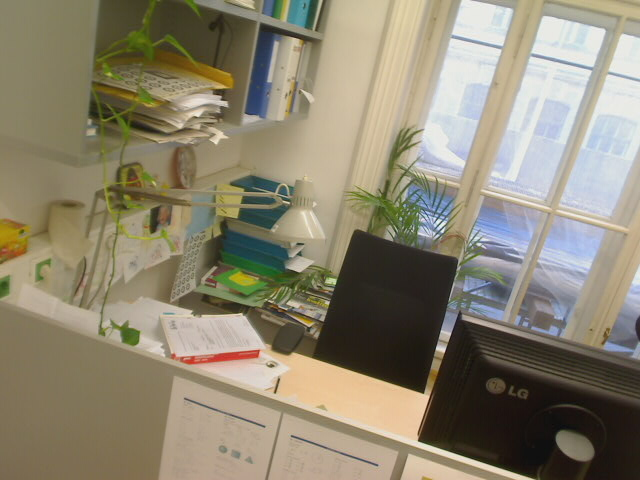
#> input picture exercise2/desk/Image-00.jpg, 640 x 480 px
$ python main_descriptors_image.py
#> lines starting #> are read from the running program, lines starting #| are printed output that depends on the picture
### exercise2/harris_corner.py
#!/usr/bin/env python3
# -*- coding: utf-8 -*-

""" Corner detection with the Harris corner detector

Author: Severin Jäger
MatrNr: 01613004
"""
import numpy as np
import cv2


def harris_corner(img, sigma1, sigma2, k, threshold):
    """ Detect corners using the Harris corner detector

    :param img: Grayscale input image
    :type img: np.ndarray with shape (height, width) with dtype = np.float32 and values in the range [0., 1.]

    :param sigma1: Sigma for the first Gaussian filtering
    :type sigma1: float

    :param sigma2: Sigma for the second Gaussian filtering
    :type sigma2: float

    :param k: Coefficient for harris formula
    :type k: float

    :param threshold: corner threshold
    :type threshold: float

    :return: (i_xx, i_yy, i_xy, g_xx, g_yy, g_xy, h_dense, h_nonmax, corners):
        i_xx: squared input image filtered with derivative of gaussian in x-direction
        i_yy: squared input image filtered with derivative of gaussian in y-direction
        i_xy: Multiplication of input image filtered with derivative of gaussian in x- and y-direction
        g_xx: i_xx filtered by larger gaussian
        g_yy: i_yy filtered by larger gaussian
        g_xy: i_xy filtered by larger gaussian
        h_dense: Result of harris calculation for every pixel. Array of same size as input image.
            Values normalized to 0-1
        h_nonmax: Binary mask of non-maxima suppression. Array of same size as input image.
            1 where values are NOT suppressed, 0 where they are.
        corners: n x 3 array containing all detected corners after thresholding and non-maxima suppression.
            Every row vector represents a corner with the elements [y, x, d]
            (d is the result of the harris calculation)
    :rtype: (np.ndarray, np.ndarray, np.ndarray, np.ndarray, np.ndarray, np.ndarray, np.ndarray, np.ndarray, np.ndarray)

    """

    ######################################################
    # Creating DoG
    kernel_width1 = 2 * round(3 * sigma1) + 1
    kernel1 = cv2.getGaussianKernel(kernel_width1, sigma1)
    gauss1 = np.outer(kernel1, kernel1.transpose())
    dog_x = np.gradient(gauss1, axis=1)
    dog_y = np.gradient(gauss1, axis=0)

    # Applying DoG
    i_x = cv2.filter2D(img, -1, dog_x, borderType=cv2.BORDER_REPLICATE)
    i_y = cv2.filter2D(img, -1, dog_y, borderType=cv2.BORDER_REPLICATE)
    i_xx = np.square(i_x)
    i_yy = np.square(i_y)
    i_xy = np.multiply(i_x, i_y)

    # Gaussian blurring
    kernel_width2 = 2 * round(3 * sigma2) + 1
    kernel2 = cv2.getGaussianKernel(kernel_width2, sigma2)
    gauss2 = np.outer(kernel2, kernel2.transpose())
    g_xx = cv2.filter2D(i_xx, -1, gauss2, borderType=cv2.BORDER_REPLICATE)
    g_yy = cv2.filter2D(i_yy, -1, gauss2, borderType=cv2.BORDER_REPLICATE)
    g_xy = cv2.filter2D(i_xy, -1, gauss2, borderType=cv2.BORDER_REPLICATE)

    # Calculating Harris features
    # R is defined as R = det(M) - k * trace(M)^2
    # For a 2x2 matrix M = [[a,b],[c,d]] the following relations hold:
    #   det(M) = a*d-b=c
    #   trace(M) = a+d
    # These simplifications yield the following line:
    r = np.multiply(g_xx, g_yy) - np.square(g_xy) - k * np.square(g_xx + g_yy)

    # Normalisation and thresholding
    r = r / np.max(r)
    r = np.where(r >= threshold, r, 0)

    # Non-maximum suppression
    r_non_max = non_max(r)

    # Collect corner points
    corners = np.argwhere(r_non_max == 1)
    # non_max returns binary values -> corners holds all coordinates of interest points
    corners_final = np.zeros((corners.shape[0], 3))
    corners_final[:, [0, 1]] = corners
    # additional column for corner strength (from non-binary matrix r)
    corners_final[:, 2] = r[corners_final[:, 0].astype(int), corners_final[:, 1].astype(int)]

    print("Found {:d} corners".format(corners_final.shape[0]))
    return i_xx, i_yy, i_xy, g_xx, g_yy, g_xy, r, r_non_max, corners_final
    ######################################################


def non_max(corners: np.array) -> np.array:
    """ Apply Non-Maxima Suppression and return an corner image.

    Filter out all the values of the corners array which are not local maxima.

    :param corners: Harris corner strength of the image in range [0.,1.]
    :type corners: np.array with shape (height, width) with dtype = np.float32 and values in the range [0., 1.]

    :return: Non-Maxima suppressed corners
    :rtype: np.array with shape (height, width) with dtype = np.float32 and values in the range [0., 1.]
    """
    ######################################################
    corners_e = np.roll(corners, axis=0, shift=-1)              # corners(x+1,y)
    corners_ne = np.roll(corners, axis=(0, 1), shift=(-1, -1))  # corners(x+1,y+1)
    corners_n = np.roll(corners, axis=1, shift=-1)              # corners(x,y+1)
    corners_nw = np.roll(corners, axis=(0, 1), shift=(1, -1))   # corners(x-1,y+1)
    corners_w = np.roll(corners, axis=0, shift=1)               # corners(x-1,y)
    corners_sw = np.roll(corners, axis=(0, 1), shift=(1, 1))    # corners(x-1,y-1)
    corners_s = np.roll(corners, axis=1, shift=1)               # corners(x,y-1)
    corners_se = np.roll(corners, axis=(0, 1), shift=(-1, 1))   # corners(x+1,y-1)

    # 1 if greater than all neighbours, 0 otherwise
    # >= treat the case of two neighbouring pixels with the same strength (otherwise none of them is detected as corner)
    corners_non_max = np.where(np.logical_and(corners >= corners_e, np.logical_and(corners >= corners_ne,
                            np.logical_and(corners >= corners_n, np.logical_and(corners >= corners_nw,
                            np.logical_and(corners > corners_w, np.logical_and(corners > corners_sw,
                            np.logical_and(corners > corners_s, corners > corners_se))))))), 1, 0)
    ######################################################
    return corners_non_max

### exercise2/descriptor_functions.py
#!/usr/bin/env python3
# -*- coding: utf-8 -*-

""" Descriptor functions

Author: Severin Jäger
MatrNr: 01613004
"""
from typing import Callable

import numpy as np
import cv2

from helper_functions import circle_mask


# [58 lines left out: functions patch_basic, patch_norm, patch_sort, patch_sort_circle, not called in this run]
    ######################################################


def block_orientations(patch: np.ndarray) -> np.ndarray:
    """ Compute orientation-histogram based descriptor from a patch

    Orientation histograms from 16 4 x 4 blocks of the patch, concatenated in row major order (1 x 128).
    Each orientation histogram should consist of 8 bins in the range [-pi, pi], each bin being weighted by the sum of
    gradient magnitudes of pixel orientations assigned to that bin.

    :param patch: Patch of the image around a corner
    :type patch: np.ndarray with shape (16, 16)

    :return: Orientation-histogram based Descriptor
    :rtype: np.ndarray with shape (1, 128)
    """
    ######################################################
    dx, dy = np.gradient(patch)
    grad = np.sqrt(np.square(dx) + np.square(dy))
    orientations = np.arctan2(dy, dx)

    # 8 bins of the histogram
    bins = np.array(
        [-np.pi, -3 / 4 * np.pi, -1 / 2 * np.pi, -1 / 4 * np.pi, 0, 1 / 4 * np.pi, 1 / 2 * np.pi, 3 / 4 * np.pi])
    orientations_binned = np.digitize(orientations, bins)

    hist = np.zeros((1, 0))
    for x in range(4):
        for y in range(4):
            grad_block = grad[4 * x:4 * x + 4, 4 * y:4 * y + 4]
            binned = orientations_binned[4*x:4*x+4, 4*y:4*y+4]
            h = np.zeros((1, bins.size))
            for i in range(bins.size):
                # histogram weight = gradient (achieved by multiplication)
                orientations_i = np.multiply(np.where(binned == i+1, 1, 0), grad_block)
                # reduce orientations_i matrix
                h[0, i] = np.sum(orientations_i)
            h_max = np.max(h)
            if h_max != 0.0:
                h = h / h_max
            hist = np.hstack((hist, h))
    return hist

    ######################################################


def compute_descriptors(descriptor_func: Callable,
                        img: np.ndarray,
                        locations: np.ndarray,
                        patch_size: int) -> (np.ndarray, np.ndarray):
    """ Calculate the given descriptor using descriptor_func on patches of the image, centred on the locations provided

    :param descriptor_func: Descriptor to compute at each location
    :type descriptor_func: function

    :param img: Grayscale input image
    :type img: np.ndarray with shape (height, width) with dtype = np.float32 and values in the range [0., 1.]

    :param locations: Locations at which to compute the descriptors (n x 2)
    :type locations: np.ndarray with the shape (n x 2). First column is y (row), second is x (column).

    :param patch_size: Value defining the width and height of the patch around each location
        to pass to the descriptor function.
    :type patch_size: int

    :return: (interest_points, descriptors):
        interest_points: k x 2 array containing the image coordinates [y,x] of the corners.
            Locations too close to the image boundary to cut out the image patch should not be contained.
        descriptors: k x <patch_size^2> matrix containing the patch descriptors.
            Each row vector stores the concatenated column vectors of the image patch around each corner.
            Corners too close to the image boundary to cut out the image patch should not be contained.
    :rtype: (np.ndarray, np.ndarray)
    """
    ######################################################
    x_max = img.shape[0]
    y_max = img.shape[1]

    interest_points = np.zeros((0, 2))
    if descriptor_func == block_orientations:
        width = 128
    else:
        width = patch_size * patch_size
    if patch_size % 2 == 0:  # handle 16x16 patches by shifting the patch half a pixel to the bottom right
        d1 = int((patch_size - 1) / 2)
        d2 = int((patch_size - 1) / 2) + 1
    else:
        d1 = int((patch_size - 1) / 2)
        d2 = d1

    descriptors = np.zeros((0, width))
    for location in locations:  # iterate over interest points
        x = int(location[0])
        y = int(location[1])
        # only calculate patch if all patch pixels are within the image
        if (x-d1) > 0 and (x+d2) < x_max and (y-d1) > 0 and (y+d2) < y_max:
            patch = img[x-d1:x+d2+1, y-d1:y+d2+1]
            descriptor = descriptor_func(patch)
            interest_points = np.vstack((interest_points, np.array([x, y])))  # add element
            descriptors = np.vstack((descriptors, descriptor))  # add element

    return interest_points, descriptors
    ######################################################

### exercise2/match_descriptors.py
#!/usr/bin/env python3
# -*- coding: utf-8 -*-

""" Match descriptors in two images

Author: Severin Jäger
MatrNr: 01613004
"""
import numpy as np
import cv2


def match_descriptors(descriptors_1: np.ndarray, descriptors_2: np.ndarray, best_only: bool) -> np.ndarray:
    """ Find matches for patch descriptors

    :param descriptors_1: Patch descriptors of first image
    :type descriptors_1: np.ndarray with shape (m, n) containing m descriptors of length n

    :param descriptors_2: Patch descriptor of second image
    :type descriptors_2: np.ndarray with shape (m, n) containing m descriptors of length n

    :param best_only: If True, only keep the best match for each descriptor
    :type best_only: Boolean

    :return: Array representing the successful matches. Each row contains the indices of the matches descriptors
    :rtype: np.ndarray with shape (k, 2) with k being the number of matches
    """
    ######################################################

    # I did not use best_only, as its meaning is not clearly specified for me (and its not used by the calling function)

    matches = np.zeros((0, 2))
    for i, desc1 in enumerate(descriptors_1):
        best_idx = 0
        dist1 = np.finfo(np.float32).max
        dist2 = np.finfo(np.float32).max
        for j, desc2 in enumerate(descriptors_2):
            dist = np.linalg.norm(desc1-desc2)
            if dist < dist1:
                dist2 = dist1
                dist1 = dist
                best_idx = j
            elif dist < dist2:
                dist2 = dist
        if dist1/dist2 < 0.8:
            matches = np.vstack((matches, np.array([i, best_idx])))
    print("Found {:d} matches".format(matches.shape[0]))
    return matches
    ######################################################

### exercise2/helper_functions.py
#!/usr/bin/env python3
# -*- coding: utf-8 -*-

"""
Machine Vision and Cognitive Robotics (376.054)
Exercise 2: Harris Corners
Clara Haider, Matthias Hirschmanner 2020
Automation & Control Institute, TU Wien

Tutors: machinevision@acin.tuwien.ac.at
"""
import numpy as np
import matplotlib.pyplot as plt
import cv2


# [92 lines left out: function show_corners, not called in this run]


def show_matches(img_1: np.ndarray,
                 img_2: np.ndarray,
                 corners_1: np.ndarray,
                 corners_2: np.ndarray,
                 matches: np.ndarray,
                 save_image: bool = False):
    """ Plot the matches between two images

    :param img_1: First grayscale image
    :type img_1: np.ndarray with shape (height, width) with dtype = np.float32 and values in the range [0., 1.]

    :param img_2: Second grayscale image
    :type img_2: np.ndarray with shape (height, width) with dtype = np.float32 and values in the range [0., 1.]

    :param corners_1: Array containing the coordinates of all detected corners in the first image
    :type corners_1: np.ndarray with shape (n, 2) where each row consists of the [y, x] coordinates of an corner

    :param corners_2: Array containing the coordinates of all detected corners in the second image
    :type corners_2: np.ndarray with shape (n, 2) where each row consists of the [y, x] coordinates of an corner

    :param matches: Array representing the successful matches. Each row contains the indices of the matches descriptors
    :param save_image: np.ndarray with shape (k, 2) with k being the number of matches.
        Each row contains the index of the corner in img_1 and img_2 respectively: [idx_1, idx_2]

    :return: None
    """
    height_a, width_a = img_1.shape
    height_b, width_b = img_2.shape

    if height_a < height_b:
        img_1 = np.r_[img_1, np.zeros((height_b - height_a, width_a))]
    elif height_b < height_a:
        img_2 = np.r_[img_2, np.zeros((height_a - height_b, width_b))]

    img = np.c_[img_1, img_2]

    plt.figure(2)
    plt.imshow(img, cmap='gray')

    # plot red X at Corners
    plt.scatter(x=corners_1[:, 1], y=corners_1[:, 0], c='red', marker='x', lw=0.3)
    plt.scatter(x=corners_2[:, 1] + width_a, y=corners_2[:, 0], c='red', marker='x', lw=0.3)

    for i in range(0, matches.shape[0]):
        y = np.c_[corners_1[int(matches[i, 0]), 0], corners_2[int(matches[i, 1]), 0]].flatten()
        x = np.c_[corners_1[int(matches[i, 0]), 1], corners_2[int(matches[i, 1]), 1] + width_a].flatten()
        color = np.random.uniform(0, 1, 3)

        plt.plot(x, y, c=color, lw=0.5)

    plt.xticks([])
    plt.yticks([])
    plt.tight_layout()
    if save_image:
        plt.savefig('matches.png', dpi=300)
    plt.show()


# [50 lines left out: functions circle_mask, rotate_bound, not called in this run]

### exercise2/main_descriptors_image.py
#!/usr/bin/env python3
# -*- coding: utf-8 -*-

"""
Machine Vision and Cognitive Robotics (376.054)
Exercise 2b: Harris Corners
Clara Haider, Matthias Hirschmanner 2020
Automation & Control Institute, TU Wien

Tutors: machinevision@acin.tuwien.ac.at
"""
from pathlib import Path

from descriptor_functions import *
from harris_corner import harris_corner
from helper_functions import *
from match_descriptors import *

# additional import for time measurement
import time

if __name__ == '__main__':
    save_image = True  # Enables saving of matches image

    # ship: 1&3
    # books: 2&3
    img_path_1 = 'desk/Image-00.jpg'  # Try different images
    img_path_2 = 'desk/Image-03.jpg'

    # parameters <<< try different settings!
    sigma1 = 0.8
    sigma2 = 1.5
    threshold = 0.01
    k = 0.04
    patch_size = 11

    current_path = Path(__file__).parent
    img_gray_1 = cv2.imread(str(current_path.joinpath(img_path_1)), cv2.IMREAD_GRAYSCALE)
    if img_gray_1 is None:
        raise FileNotFoundError("Couldn't load image " + str(current_path.joinpath(img_path_1)))

    img_gray_2 = cv2.imread(str(current_path.joinpath(img_path_2)), cv2.IMREAD_GRAYSCALE)
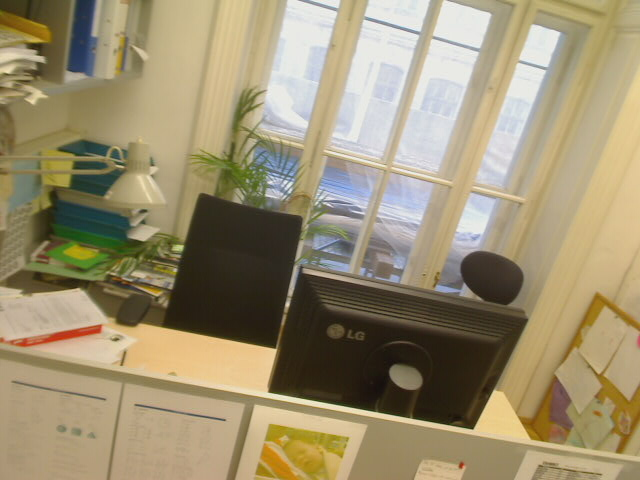
#> input picture exercise2/desk/Image-03.jpg, 640 x 480 px
    if img_gray_2 is None:
        raise FileNotFoundError("Couldn't load image " + str(current_path.joinpath(img_path_2)))

    # Convert images from uint8 with range [0,255] to float32 with range [0,1]
    img_gray_1 = img_gray_1.astype(np.float32) / 255.
    img_gray_2 = img_gray_2.astype(np.float32) / 255.

    # Rotation (if applicable)
    #img_gray_2 = rotate_bound(img_gray_2, 30)

    # Choose which descriptor to use by indexing into the cell array
    descriptor_func_ind = 4

    # descriptor function names
    descriptor_funcs = [patch_basic, patch_norm, patch_sort, patch_sort_circle, block_orientations]

    # Patch size must be 16 for block_orientations
    if descriptor_func_ind == 4:
        patch_size = 16

    descriptor_func = descriptor_funcs[descriptor_func_ind]

    start = time.time()

    # Harris corner detector
    _, _, _, _, _, _, _, _, corners = harris_corner(img_gray_1, sigma1=sigma1, sigma2=sigma2, threshold=threshold, k=k)
#> in harris_corner, `r = np.multiply(g_xx, g_yy) - np.square(g_xy) - k * np.square(g_xx + g..`:
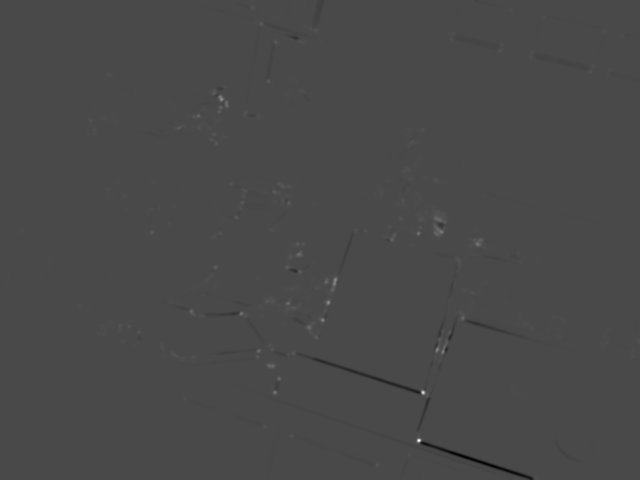
#> r: shape (480, 640) float32; min -0.000113, max 0.000278, mean -9.59e-08; drawn with min black and max white
#> in non_max, `corners_non_max = np.where(np.logical_and(corners >= corners_e, np.log..`:
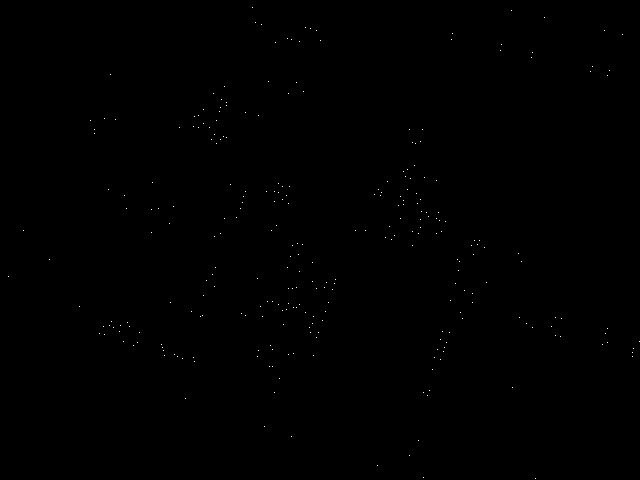
#> corners_non_max: shape (480, 640) int64; values 0 (black) and 1 (white), 0.09% white in thin lines or dots
#> in harris_corner, `corners = np.argwhere(r_non_max == 1)`: corners = 282 pairs, first value 7 to 478, second value 8 to 639
#| Found 282 corners
#> corners = 282 rows, first 8: [7, 252, 0.0487], [10, 511, 0.0205], [17, 544, 0.0186], [22, 255, 0.0117], [24, 261, 0.0821], [27, 305, 0.0142], [28, 310, 0.0257], [30, 316, 0.0586]

    # Create descriptors
    interest_points_1, descriptors_1 = compute_descriptors(descriptor_func, img_gray_1, corners[:, 0:2], patch_size)
#> the loop in compute_descriptors, `for location in locations:` made 282 passes
#> (x, y, interest_points) on passes 3 to 5: (17, 544, [[10, 511], [17, 544]]), (22, 255, [[10, 511], [17, 544], [22, 255]]), (24, 261, [[10, 511], [17, 544], [22, 255], [24, 261]])
#> after the loop in compute_descriptors, `for location in locations:`: interest_points = 275 pairs, first value 10 to 465, second value 8 to 622
#> interest_points_1 has the same summary as interest_points in compute_descriptors

    # Harris corner detector
    _, _, _, _, _, _, _, _, corners = harris_corner(img_gray_2, sigma1=sigma1, sigma2=sigma2, threshold=threshold, k=k)
#> call 2 of harris_corner, with sigma1 = 0.8, sigma2 = 1.5, k = 0.04, threshold = 0.01
#> in harris_corner (call 2), `i_y = cv2.filter2D(img, -1, dog_y, borderType=cv2.BORDER_REPLICATE)`:
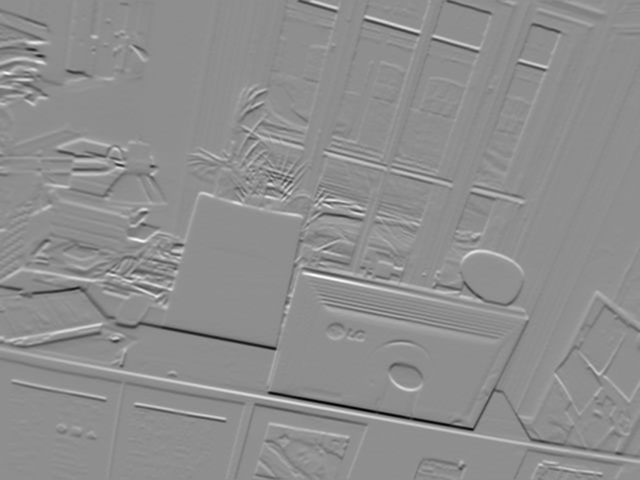
#> i_y: shape (480, 640) float32; min -0.31, max 0.245, mean 7.02e-05; drawn with min black and max white
#> in harris_corner (call 2), `i_xy = np.multiply(i_x, i_y)`:
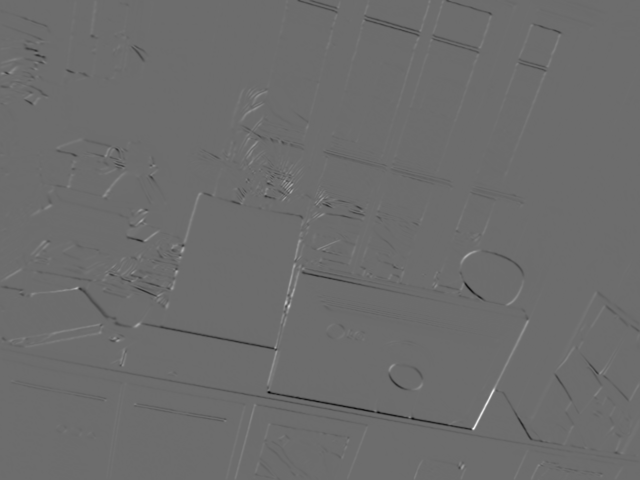
#> i_xy: shape (480, 640) float32; min -0.0297, max 0.0398, mean -5.53e-05; drawn with min black and max white
#> in harris_corner (call 2), `corners = np.argwhere(r_non_max == 1)`: corners = 232 pairs, first value 0 to 474, second value 2 to 629
#| Found 232 corners
#> corners = 232 rows, first 8: [0, 298, 0.0184], [0, 308, 0.0114], [0, 445, 0.0303], [6, 337, 0.0386], [12, 336, 0.0348], [15, 365, 0.043], [15, 490, 0.0444], [20, 364, 0.0517]

    # Create descriptors
    interest_points_2, descriptors_2 = compute_descriptors(descriptor_func, img_gray_2, corners[:, 0:2], patch_size)
#> the loop in compute_descriptors (call 2), `for location in locations:` made 232 passes
#> (x, y, interest_points) on passes 6 to 8: (15, 365, [[12, 336], [15, 365]]), (15, 490, [[12, 336], [15, 365], [15, 490]]), (20, 364, [[12, 336], [15, 365], [15, 490], [20, 364]])
#> interest_points_2 = 224 pairs, first value 12 to 467, second value 9 to 629

    # Match descriptors
    matches = match_descriptors(descriptors_1, descriptors_2, best_only=True)
#> the loop in match_descriptors, `for i, desc1 in enumerate(descriptors_1):` made 275 passes
#> matches on passes 18, 19, 20, 28: [[17, 0]], [[17, 0], [18, 1]], [[17, 0], [18, 1], [19, 3]], [[17, 0], [18, 1], [19, 3], [27, 11]]
#| Found 100 matches

    end = time.time()
    span = end - start
    print("{:.0f} ms".format(1000 * span))

    # Display results
    show_matches(img_gray_1, img_gray_2, interest_points_1, interest_points_2, matches, save_image=save_image)
#> in show_matches, `img = np.c_[img_1, img_2]`:
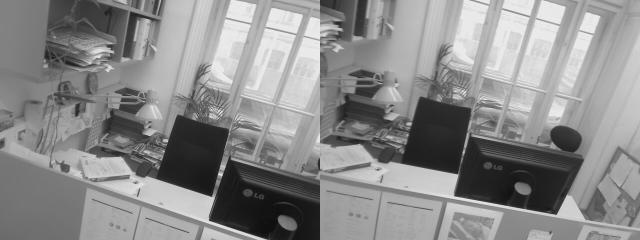
#> img: shape (480, 1280) float32 (shown at 1/2 size); min 0.0353, max 0.973, mean 0.544
#> in show_matches, `plt.savefig('matches.png', dpi=300)`:
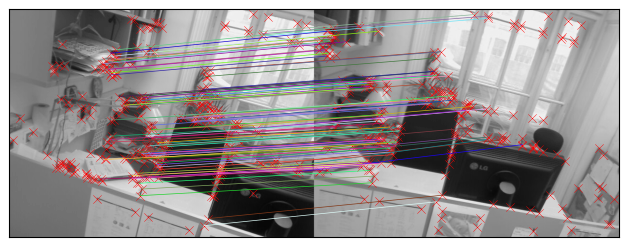
#> figure drawn by matplotlib, 1 panel
